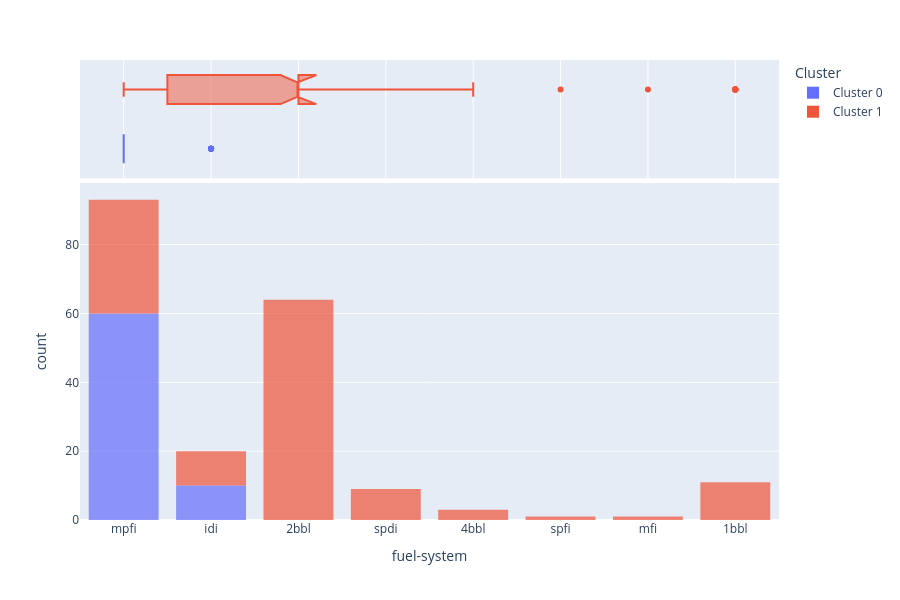

Write notebook code for a chart like this one.
### Code cell
# Графік розподілу за системою пального
plot_model(kmeans, plot = 'distribution', feature="fuel-system")

### Figure 1 — Plotly figure (JSON) as saved in the notebook; plotly's stock layout.template omitted (floating-point values rounded to 4 significant figures; data arrays with more than 128 entries replaced by an {"elided": "..."} marker saying what was removed)
{"data": [{"alignmentgroup": "True", "bingroup": "x", "hovertemplate": "Cluster=Cluster 0<br>fuel-system=%{x}<br>count=%{y}<extra></extra>", "legendgroup": "Cluster 0", "marker": {"color": "#636efa", "opacity": 0.7, "pattern": {"shape": ""}}, "name": "Cluster 0", "offsetgroup": "Cluster 0", "orientation": "v", "showlegend": true, "type": "histogram", "x": ["mpfi", "mpfi", "idi", "mpfi", "idi", "mpfi", "idi", "mpfi", "mpfi", "mpfi", "mpfi", "mpfi", "mpfi", "mpfi", "mpfi", "mpfi", "mpfi", "mpfi", "mpfi", "idi", "idi", "idi", "idi", "mpfi", "idi", "mpfi", "idi", "mpfi", "mpfi", "mpfi", "mpfi", "mpfi", "mpfi", "mpfi", "mpfi", "mpfi", "idi", "mpfi", "mpfi", "mpfi", "mpfi", "mpfi", "mpfi", "mpfi", "mpfi", "mpfi", "mpfi", "mpfi", "mpfi", "mpfi", "mpfi", "mpfi", "mpfi", "mpfi", "mpfi", "mpfi", "mpfi", "mpfi", "mpfi", "mpfi", "mpfi", "mpfi", "mpfi", "mpfi", "mpfi", "mpfi", "mpfi", "mpfi", "mpfi", "mpfi"], "xaxis": "x", "yaxis": "y"}, {"alignmentgroup": "True", "customdata": {"elided": "70x26 mixed values"}, "hovertemplate": "Cluster=%{customdata[25]}<br>fuel-system=%{x}<br>symboling=%{customdata[0]}<br>normalized-losses=%{customdata[1]}<br>make=%{customdata[2]}<br>fuel-type=%{customdata[3]}<br>aspiration=%{customdata[4]}<br>num-of-doors=%{customdata[5]}<br>body-style=%{customdata[6]}<br>drive-wheels=%{customdata[7]}<br>engine-location=%{customdata[8]}<br>wheel-base=%{customdata[9]}<br>length=%{customdata[10]}<br>width=%{customdata[11]}<br>height=%{customdata[12]}<br>curb-weight=%{customdata[13]}<br>engine-type=%{customdata[14]}<br>num-of-cylinders=%{customdata[15]}<br>engine-size=%{customdata[16]}<br>bore=%{customdata[17]}<br>stroke=%{customdata[18]}<br>compression-ratio=%{customdata[19]}<br>horsepower=%{customdata[20]}<br>peak-rpm=%{customdata[21]}<br>city-mpg=%{customdata[22]}<br>highway-mpg=%{customdata[23]}<br>price=%{customdata[24]}<extra></extra>", "legendgroup": "Cluster 0", "marker": {"color": "#636efa"}, "name": "Cluster 0", "notched": true, "offsetgroup": "Cluster 0", "showlegend": false, "type": "box", "x": ["mpfi", "mpfi", "idi", "mpfi", "idi", "mpfi", "idi", "mpfi", "mpfi", "mpfi", "mpfi", "mpfi", "mpfi", "mpfi", "mpfi", "mpfi", "mpfi", "mpfi", "mpfi", "idi", "idi", "idi", "idi", "mpfi", "idi", "mpfi", "idi", "mpfi", "mpfi", "mpfi", "mpfi", "mpfi", "mpfi", "mpfi", "mpfi", "mpfi", "idi", "mpfi", "mpfi", "mpfi", "mpfi", "mpfi", "mpfi", "mpfi", "mpfi", "mpfi", "mpfi", "mpfi", "mpfi", "mpfi", "mpfi", "mpfi", "mpfi", "mpfi", "mpfi", "mpfi", "mpfi", "mpfi", "mpfi", "mpfi", "mpfi", "mpfi", "mpfi", "mpfi", "mpfi", "mpfi", "mpfi", "mpfi", "mpfi", "mpfi"], "xaxis": "x2", "yaxis": "y2"}, {"alignmentgroup": "True", "bingroup": "x", "hovertemplate": "Cluster=Cluster 1<br>fuel-system=%{x}<br>count=%{y}<extra></extra>", "legendgroup": "Cluster 1", "marker": {"color": "#EF553B", "opacity": 0.7, "pattern": {"shape": ""}}, "name": "Cluster 1", "offsetgroup": "Cluster 1", "orientation": "v", "showlegend": true, "type": "histogram", "x": {"elided": "132 str values"}, "xaxis": "x", "yaxis": "y"}, {"alignmentgroup": "True", "customdata": {"elided": "132x26 mixed values"}, "hovertemplate": "Cluster=%{customdata[25]}<br>fuel-system=%{x}<br>symboling=%{customdata[0]}<br>normalized-losses=%{customdata[1]}<br>make=%{customdata[2]}<br>fuel-type=%{customdata[3]}<br>aspiration=%{customdata[4]}<br>num-of-doors=%{customdata[5]}<br>body-style=%{customdata[6]}<br>drive-wheels=%{customdata[7]}<br>engine-location=%{customdata[8]}<br>wheel-base=%{customdata[9]}<br>length=%{customdata[10]}<br>width=%{customdata[11]}<br>height=%{customdata[12]}<br>curb-weight=%{customdata[13]}<br>engine-type=%{customdata[14]}<br>num-of-cylinders=%{customdata[15]}<br>engine-size=%{customdata[16]}<br>bore=%{customdata[17]}<br>stroke=%{customdata[18]}<br>compression-ratio=%{customdata[19]}<br>horsepower=%{customdata[20]}<br>peak-rpm=%{customdata[21]}<br>city-mpg=%{customdata[22]}<br>highway-mpg=%{customdata[23]}<br>price=%{customdata[24]}<extra></extra>", "legendgroup": "Cluster 1", "marker": {"color": "#EF553B"}, "name": "Cluster 1", "notched": true, "offsetgroup": "Cluster 1", "showlegend": false, "type": "box", "x": {"elided": "132 str values"}, "xaxis": "x2", "yaxis": "y2"}], "layout": {"barmode": "relative", "height": 600, "legend": {"title": {"text": "Cluster"}, "tracegroupgap": 0}, "margin": {"t": 60}, "xaxis": {"anchor": "y", "domain": [0, 1], "title": {"text": "fuel-system"}}, "xaxis2": {"anchor": "y2", "domain": [0, 1], "matches": "x", "showgrid": true, "showticklabels": false}, "yaxis": {"anchor": "x", "domain": [0, 0.7326], "title": {"text": "count"}}, "yaxis2": {"anchor": "x2", "domain": [0.7426, 1], "matches": "y2", "showgrid": false, "showline": false, "showticklabels": false, "ticks": ""}}}
